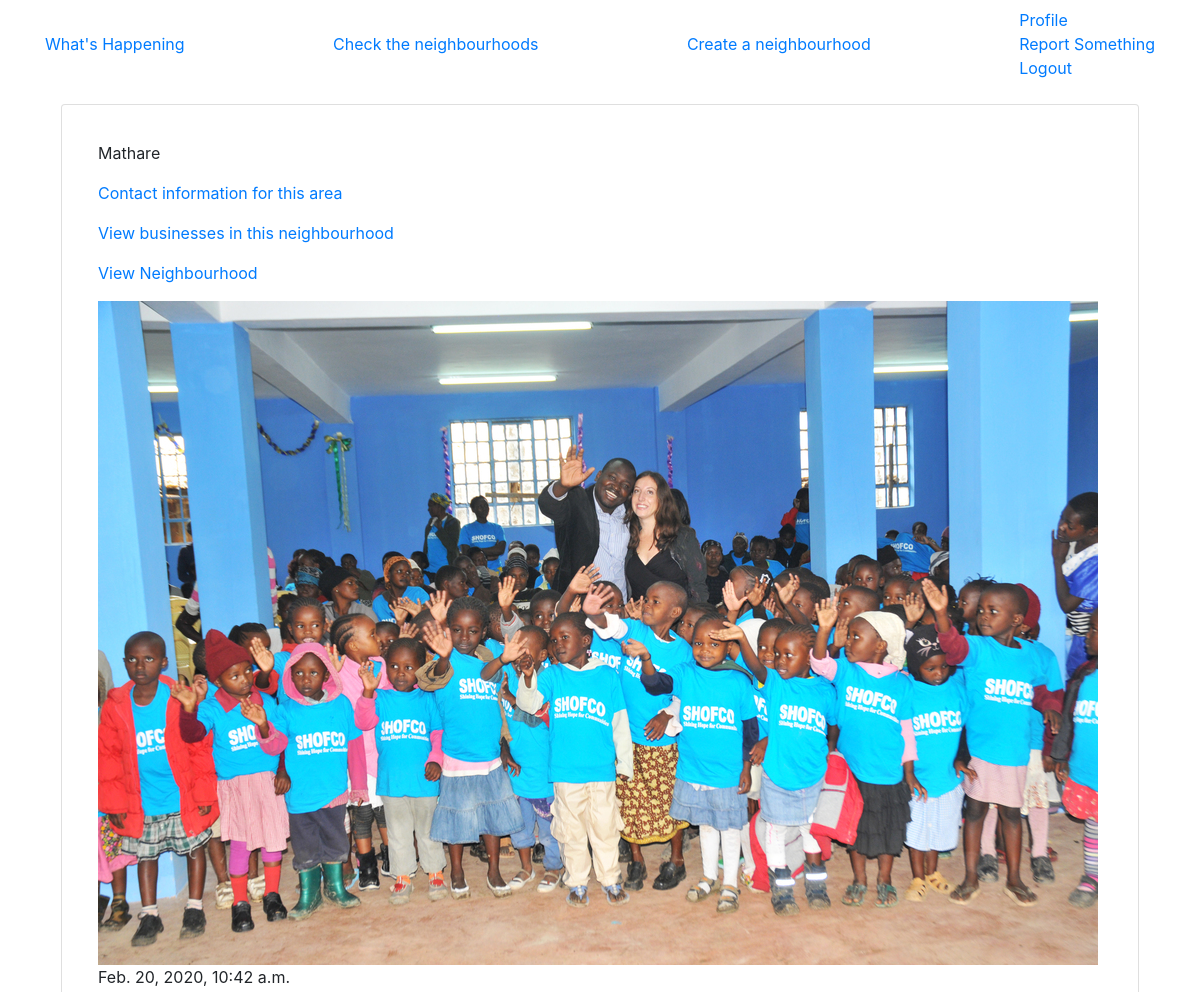
The page /neighbourhoodlist/ (signed in, upper part) on the database as committed earlier.
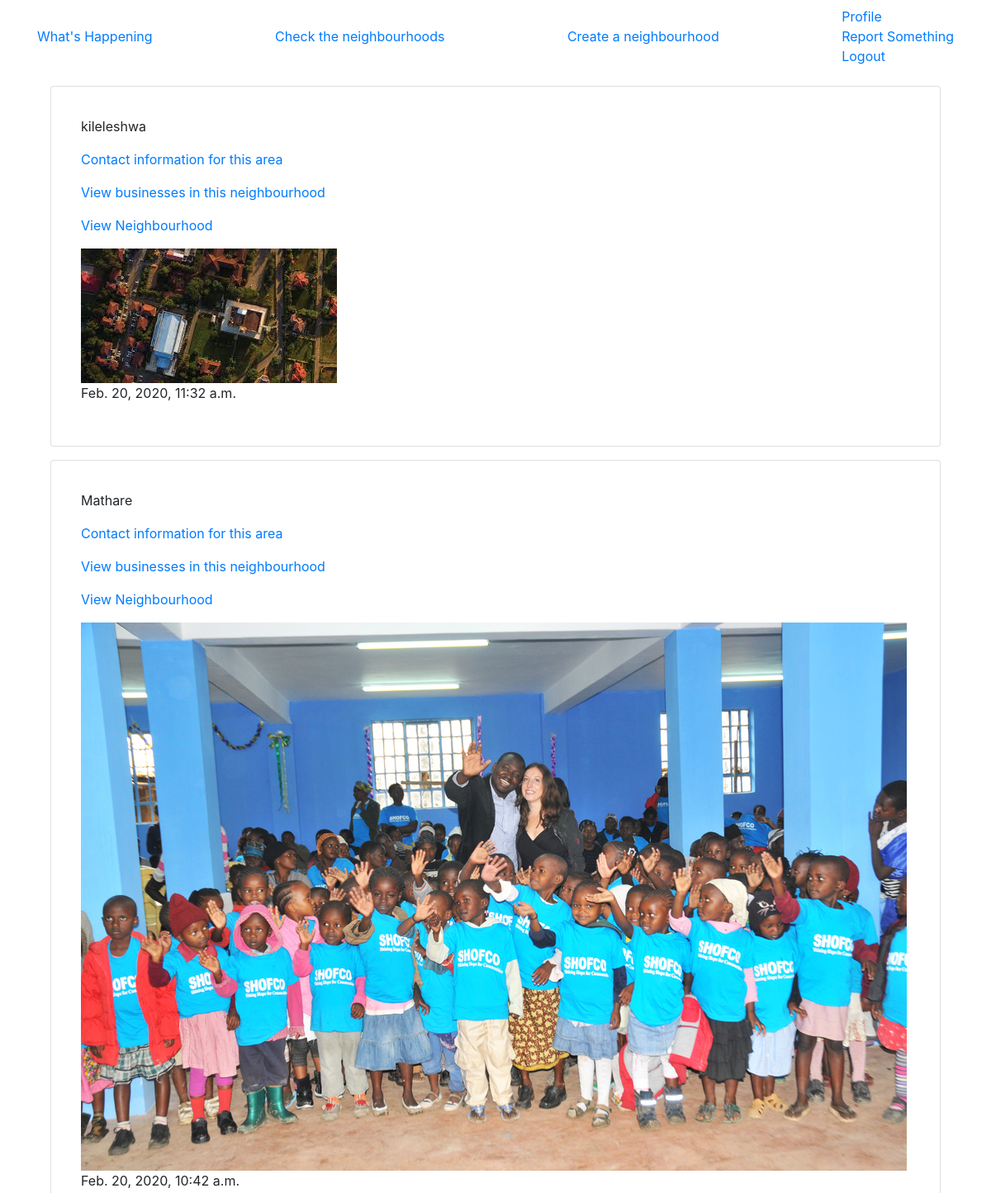
The same page on the database as committed later.
### neighbourhoodwatch/models.py (models this page shows, shortened)
class Neighbourhood(models.Model):
    name = models.CharField(max_length=25)
    population = models.IntegerField()
    recommended_by = models.ForeignKey(User, on_delete=models.CASCADE, null=True)
    image = models.ImageField(default="default.jpg", upload_to="pictures")
    post_date = models.DateTimeField(auto_now_add=True, null=True)
    business = models.ForeignKey(Business, on_delete=models.CASCADE, null=True)

### neighbourhoodwatch/views.py (the view)
# urls.py: url(r'neighbourhoodlist/$', NeighbourhoodlistView.as_view(), name='neighbourhoodlist'),
class NeighbourhoodlistView(LoginRequiredMixin, ListView):
    model = Neighbourhood
    template_name = "main/neighbourhoodlist.html"
    context_object_name = "neighbourhoods"
    ordering = ['-post_date']

### templates/main/neighbourhoodlist.html
{% extends "main/base.html" %}
{%block content%}
<div class="container">
    {% for neighbourhood in neighbourhoods %}
    <div class="card m-3 p-3">
        <div class="card-body">
            <p>{{neighbourhood.name}}</p>
            <p><a href="{% url 'contactinfo' %}"> Contact information for this area</a></p>
            <p> <a href="{% url 'businesses' %}">View businesses in this neighbourhood</a></p>
            <p> <a href=" {% url 'neighbourhood-detail' neighbourhood.id %} ">View Neighbourhood</a></p>
            <img src="{{neighbourhood.image.url}}" class="img-fluid" />
            <p>{{neighbourhood.post_date}}</p>
        </div>
    </div>
    {% endfor %}
</div>
{%endblock%}

Rows that differ between the two databases and show on the page:
added Neighbourhood: name "kileleshwa", image (picture), post_date "Feb. 20, 2020, 11:32 a.m."
